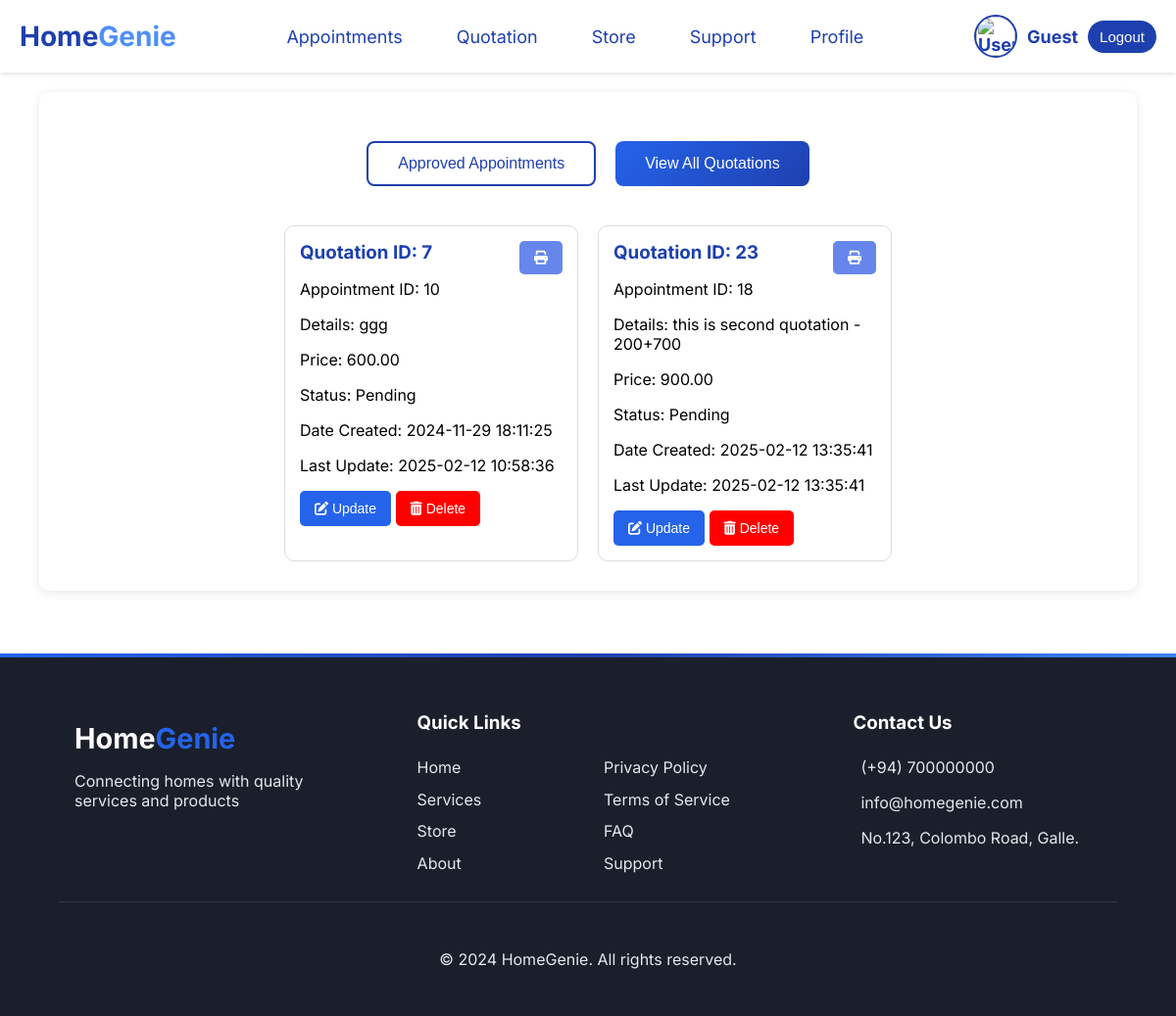
Screenshot of /ServiceProviderController/SubmittedQuotations with the database file from the repository.
### tables this page shows
CREATE TABLE `quotations` (
  `quotation_id` int(11) NOT NULL,
  `appointment_id` int(11) NOT NULL,
  `service_provider_id` int(11) NOT NULL,
  `quotation_details` text NOT NULL,
  `price` decimal(10,2) NOT NULL,
  `status` enum('Pending','Approved','Rejected') DEFAULT 'Pending',
  `created_at` timestamp NOT NULL DEFAULT current_timestamp(),
  `updated_at` timestamp NOT NULL DEFAULT current_timestamp() ON UPDATE current_timestamp()
);

### app/controllers/ServiceProviderController.php (called while the page is built, shortened)
<?php
class ServiceProviderController extends Controller
{
    private $QuotationSVPModel;
    public function __construct()
    {
        $this->QuotationSVPModel = $this->model('QuotationSVPModel');
    }
    public function SubmittedQuotations()
    {
        $results = $this->QuotationSVPModel->getAllQuotationslist();
        $this->view('ServiceProvider/SubmittedQuotations', data: $results);
    }
}

### app/libraries/Core.php (called while the page is built, shortened)
<?php
class Core {
    protected $currentMethod = 'index';
    public function __construct() {
        $url = $this->getURL();
        if (isset($url[0]) && file_exists('../app/controllers/' . ucwords($url[0]) . '.php')) {
            unset($url[0]);
        }
        $this->currentController = new $this->currentController;
        if (isset($url[1]) && method_exists($this->currentController, $url[1])) {
            $this->currentMethod = $url[1];
            unset($url[1]);
        }
        $this->params = $url ? array_values($url) : [];
        call_user_func_array([$this->currentController, $this->currentMethod], $this->params);
    }
    public function getURL() {
        if (isset($_GET['url'])) {
            $url = rtrim($_GET['url'], '/');
            $url = filter_var($url, FILTER_SANITIZE_URL);
            return explode('/', $url);
        }
        return [];
    }
}

### public/index.php (called while the page is built, shortened)
<?php
   $init = new Core();
?>

### app/libraries/Database.php (called while the page is built, shortened)
<?php
class Database{
    private $host = DB_HOST;
    private $user = DB_USER;
    private $password = DB_PASSWORD;
    private $dbname = DB_NAME;
    private $dbh;
    private $statement;
    public function __construct(){
        $dsn = 'mysql:host='.$this->host.';dbname='.$this->dbname;
        $options = array(
            PDO::ATTR_PERSISTENT => true,
            PDO::ATTR_ERRMODE => PDO::ERRMODE_EXCEPTION
        );
        try {
            $this->dbh = new PDO($dsn, $this->user, $this->password, $options);
        } catch (PDOException $e) {
            $this->error = $e->getMessage();
            echo $this->error;
        }
    }
    public function query($sql){
        $this->statement = $this->dbh->prepare($sql);
    }
    public function execute(){
        return $this->statement->execute();
    }
    public function resultSet(){
        $this->execute();
        return $this->statement->fetchAll(PDO::FETCH_OBJ);
    }
}

### app/models/QuotationSVPModel.php (called while the page is built, shortened)
<?php
class QuotationSVPModel
{
  private $db;
  public function __construct()
  {
    $this->db = new Database();
  }
  public function getAllQuotationslist()
  {
    $query = "
        SELECT q.quotation_id, q.appointment_id, q.service_provider_id, q.quotation_details, q.price, q.status, q.created_at, q.updated_at
        FROM quotations q
    ";
    $this->db->query($query);
    return $this->db->resultset();
  }
}

### app/views/ServiceProvider/SubmittedQuotations.php (the view, shortened to what this page needs)
<?php
require_once APPROOT . '/views/ServiceProvider/navbar_svp.php';
?>
<!DOCTYPE html>
<html lang="en">
<head>
  <link rel="stylesheet" href="<?php echo URLROOT; ?>/public/css/SVP/SVP_SubmittedQuotations.css">
</head>
<body>
  <div class="container">
    <div class="button-group"
      style="display: flex;margin-top: 30px; justify-content: center; gap: 20px; margin-bottom: 20px;">
      <button class="btn" onclick="showAppointments()"
        style="color: #1e40af; background-color: white; padding: 12px 30px; font-size: 16px; border-radius: 8px; cursor: pointer; transition: all 0.3s ease; border: 2px solid #1e40af;">
        Approved Appointments
      </button>
      <button class="btn" onclick="showQuotations()"
        style="color: white; background: linear-gradient(135deg, #2563eb, #1e40af); padding: 12px 30px; border: none; font-size: 16px; border-radius: 8px; cursor: pointer; transition: all 0.3s ease;">
        View All Quotations
      </button>
    </div>
    <div class="quotation-list">
      <div class="quotations-container" style="justify-content: center;">
        <?php if (!empty($data)): ?>
          <?php foreach ($data as $item): ?>
            <div class="card" id="card-<?php echo $item->quotation_id; ?>">
              <button class="btn" onclick="printQuotation(<?php echo $item->quotation_id; ?>)"
                style="color: white; background-color:rgb(103, 134, 235); float: right; align-items: end;">
                <i class="fas fa-print fa-1x"></i>
              </button>
              <h3>Quotation ID: <?php echo htmlspecialchars($item->quotation_id); ?></h3>
              <p>Appointment ID: <?php echo htmlspecialchars($item->appointment_id); ?></p>
              <p>Details:
                <span
                  id="details-text-<?php echo $item->quotation_id; ?>"><?php echo htmlspecialchars($item->quotation_details); ?></span>
              </p>
              <p>Price:
                <span
                  id="price-text-<?php echo $item->quotation_id; ?>"><?php echo htmlspecialchars($item->price); ?></span>
              </p>
              <p>Status: <span
                  id="status-text-<?php echo $item->quotation_id; ?>"><?php echo htmlspecialchars($item->status); ?></span>
              </p>
              <p>Date Created: <span
                  id="created-at-text-<?php echo $item->quotation_id; ?>"><?php echo htmlspecialchars($item->created_at); ?></span>
              </p>
              <p>Last Update: <span
                  id="updated-at-text-<?php echo $item->quotation_id; ?>"><?php echo htmlspecialchars($item->updated_at); ?></span>
              </p>
              <button class="btn update-btn" style="color: white;"
                onclick="editQuotation(<?php echo $item->quotation_id; ?>)"><i class="fas fa-edit"></i> Update</button>
              <button class="btn" onclick="deleteQuotation(<?php echo $item->quotation_id; ?>)"
                style="color: white; background-color: red;">
                <i class="fas fa-trash-alt"></i> Delete
              </button>
            </div>
          <?php endforeach; ?>
        <?php else: ?>
          <p>No quotations available.</p>
        <?php endif; ?>
      </div>
    </div>
  </div>
  <link rel="stylesheet" href="https://cdnjs.cloudflare.com/ajax/libs/font-awesome/6.0.0-beta3/css/all.min.css">
</body>
</html>
<?php
require_once APPROOT . '/views/ServiceProvider/footer_svp.php';
?>

### public/css/SVP/SVP_SubmittedQuotations.css (style rules this page uses)
:root { --body-color: #ffffff; --main-color: #1e40af; --primary-color: #2563eb; --primary-color-light: #ffffff; --light-green: #3b82f6; --toggle-color: #DDD; --text-color: #ffffff; --black: #000; }
.container { width: 90%; max-width: 1200px; margin: 20px auto; padding: 20px; background-color: var(--primary-color-light); border-radius: 10px; box-shadow: 0 2px 10px rgba(0, 0, 0, 0.1); }
.card { border: 1px solid var(--toggle-color); border-radius: 10px; padding: 15px; margin: 10px 0; background-color: var(--primary-color-light); width: 100%; max-width: 300px; box-sizing: border-box; transition: transform 0.2s; }
.card h3 { margin: 0; color: var(--main-color); }
.btn { background-color: var(--primary-color); color: var(--text-color); border: none; border-radius: 5px; padding: 10px 15px; cursor: pointer; font-size: 14px; transition: background-color 0.3s; }
.quotation-list { margin-top: 30px; }
.appointments-container, .quotations-container { display: flex; flex-wrap: wrap; gap: 20px; justify-content: flex-start; }

### app/views/ServiceProvider/navbar_svp.php (style rules this page uses)
:root { --body-color: #ffffff; --main-color: #1e40af; --primary-color: #2563eb; --primary-color-light: #ffffff; --light-green: #3b82f6; --toggle-color: #DDD; --text-color: #ffffff; --black: #000; --hover-color: rgba(38, 99, 235, 0.1); --shadow-color: rgba(0, 0, 0, 0.1); }
body { font-family: 'Inter', sans-serif; margin: 0; padding: 0; background-color: var(--body-color); color: var(--black); }

### app/views/ServiceProvider/SubmittedQuotations.php (style rules this page uses)
.button-group { display: flex; justify-content: center; gap: 20px; margin-bottom: 20px; }
.button-group button { transition: transform 0.3s ease, box-shadow 0.3s ease; }

### app/views/ServiceProvider/footer_svp.php (style rules this page uses)
:root { --primary-color: #2563eb; --secondary-color: #1e40af; --accent-color: #3b82f6; --text-color: #1f2937; --light-bg: #f3f4f6; --white: #ffffff; --transition: all 0.3s ease; --footer-bg: #1a1f2b; --footer-text: #e5e7eb; }

### rows the page displays
quotations: quotation_id "7", appointment "10", quotation_details "ggg", price "600.00", status "Pending", created_at "2024-11-29 18:11:25", updated_at "2025-02-12 10:58:36"
quotations: quotation_id "23", appointment "18", quotation_details "this is second quotation - 200+700", price "900.00", status "Pending", created_at "2025-02-12 13:35:41", updated_at "2025-02-12 13:35:41"
